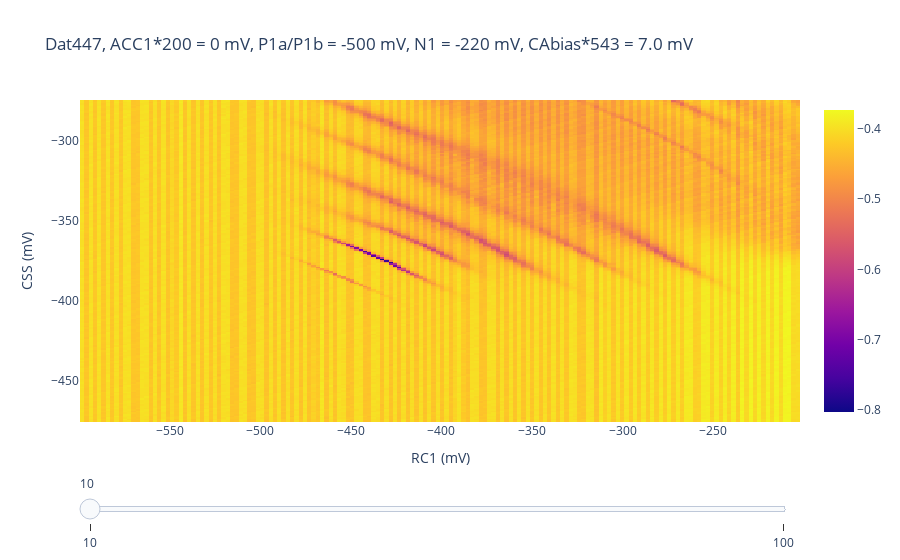

Notebook code cell kept with this figure:
### Code cell
######## Setup parameters ########
# Leave one as None to make slider figure with that as the slider
bias = None
nose = -220
plunger = -500
acc = 0

##################################

if bias is None:
    sort_by = fixed_bias
elif nose is None:
    sort_by = fixed_nose
elif plunger is None:
    sort_by = fixed_plunger
elif acc is None:
    sort_by = fixed_acc
else:
    raise ValueError

nums = set(all_datnums)

for requirement, d in zip([bias, nose, plunger, acc], [fixed_bias, fixed_nose, fixed_plunger, fixed_acc]):
    if requirement is not None:
        nums = nums.intersection(d[requirement])
        
datas, xs, ys, ids, titles = list(), list(), list(), list(), list()
for k, v in sort_by.items():
    datnum = nums.intersection(v)
    if len(datnum) != 1:
        raise RuntimeError
    datnum = list(datnum)[0]
    dat = get_dat(datnum)
    x, y, data = dat.Data.x, dat.Data.y, dat.Data.get_data('current_2d')
    x, data = x[2:], data[:, 2:]
    data, x, y = U.resample_data(data, x, y, max_num_pnts=201)
    datas.append(data)
    xs.append(x)
    ys.append(y)
    ids.append(k)
    titles.append(f'Dat{dat.datnum}, ACC1*200 = {dat.Logs.dacs["ACC1*200"]:.0f} mV, P1a/P1b = {dat.Logs.dacs["P1a"]:.0f} mV, N1 = {dat.Logs.dacs["N1"]:.0f} mV, CAbias*543 = {dat.Logs.dacs["CA1bias*543"]:.1f} mV')
        
#     datas = [dat.Data.get_data('current_2d') for dat in dats]
#     xs = [dat.Data.x for dat in dats]
#     ys = [dat.Data.y for dat in dats]
#     ids = [U.sig_fig(dat.Logs.temperatures.mc*1000, sf=3) for dat in dats]
#     titles = [f'Dat{dat.datnum}, Temperature = {dat.Logs.temperatures.mc*1000:.0f} mK, P1a/P1b = {dat.Logs.dacs["P1a"]:.0f} mV, CAbias*100 = {dat.Logs.dacs["CA1bias*100"]:.1f} mV' for dat in dats]
#     labels = None
#     xlabel = dats[0].Logs.x_label
#     ylabel = dats[0].Logs.y_label
#     plot_kwargs = None
xlabel = dat.Logs.x_label
ylabel = dat.Logs.y_label
plot_kwargs = None
labels=None
    
fig = make_slider_figure(datas, xs, ys, ids, titles, labels, xlabel, ylabel, plot_kwargs)
fig.update_layout(height=700)
fig

### Figure 1 — Plotly figure (JSON) as saved in the notebook; plotly's stock layout.template omitted (floating-point values rounded to 4 significant figures; data arrays with more than 128 entries replaced by an {"elided": "..."} marker saying what was removed)
{"data": [{"type": "heatmap", "visible": true, "x": {"elided": "168 float values"}, "y": {"elided": "201 int values"}, "z": {"elided": "201x168 float values"}}, {"type": "heatmap", "visible": false, "x": {"elided": "168 float values"}, "y": {"elided": "201 int values"}, "z": {"elided": "201x168 float values"}}], "layout": {"autosize": true, "sliders": [{"active": 0, "currentvalue": {"prefix": ""}, "pad": {"t": 50}, "steps": [{"args": [{"visible": [true, false]}, {"title": "Dat447, ACC1*200 = 0 mV, P1a/P1b = -500 mV, N1 = -220 mV, CAbias*543 = 7.0 mV"}, {}], "label": "10", "method": "update"}, {"args": [{"visible": [false, true]}, {"title": "Dat448, ACC1*200 = 0 mV, P1a/P1b = -500 mV, N1 = -220 mV, CAbias*543 = 55.8 mV"}, {}], "label": "100", "method": "update"}]}], "title": {"text": "Dat447, ACC1*200 = 0 mV, P1a/P1b = -500 mV, N1 = -220 mV, CAbias*543 = 7.0 mV"}, "xaxis": {"autorange": true, "range": [-599.6, -202.0], "title": {"text": "RC1 (mV)"}, "type": "linear"}, "yaxis": {"autorange": true, "range": [-475.5, -274.5], "title": {"text": "CSS (mV)"}, "type": "linear"}}}
